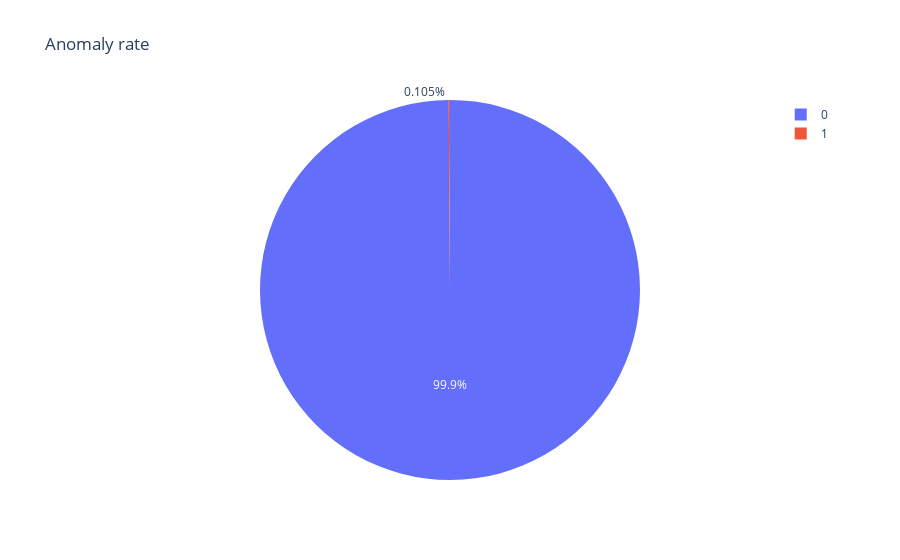

Here is the notebook cell this chart was saved with:
### Markdown cell above
#### Pie Chart

### Code cell
fig = px.pie(result['Anomaly'],names=result['Anomaly'], title='Anomaly rate',)
fig.show()

### Figure 1 — Plotly figure (JSON) as saved in the notebook; plotly's stock layout.template omitted (floating-point values rounded to 4 significant figures; data arrays with more than 128 entries replaced by an {"elided": "..."} marker saying what was removed)
{"data": [{"domain": {"x": [0, 1], "y": [0, 1]}, "hovertemplate": "label=%{label}<extra></extra>", "labels": {"elided": "56962 int values"}, "legendgroup": "", "name": "", "showlegend": true, "type": "pie"}], "layout": {"legend": {"tracegroupgap": 0}, "title": {"text": "Anomaly rate"}}}
